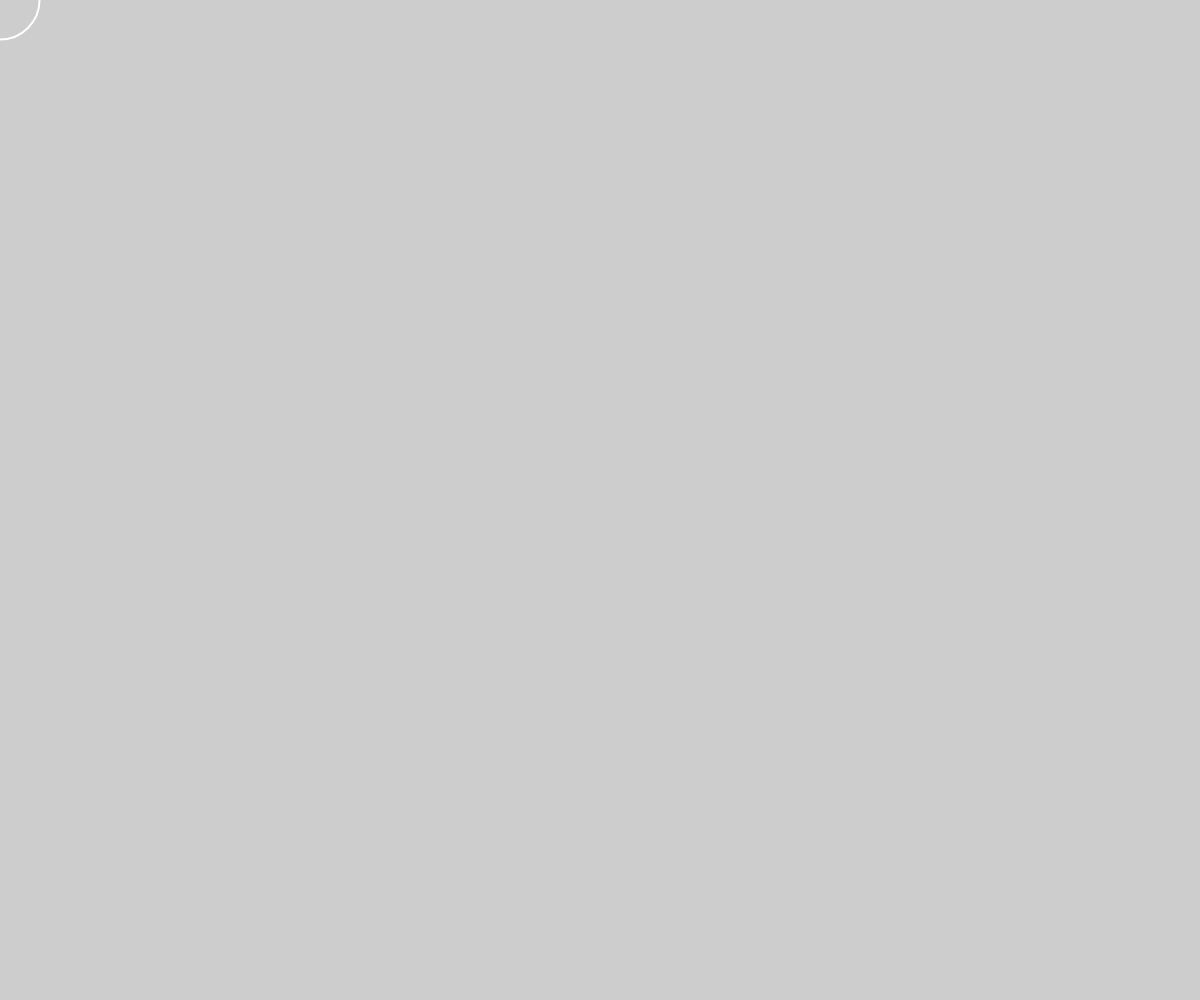
Frame 1 (no input)
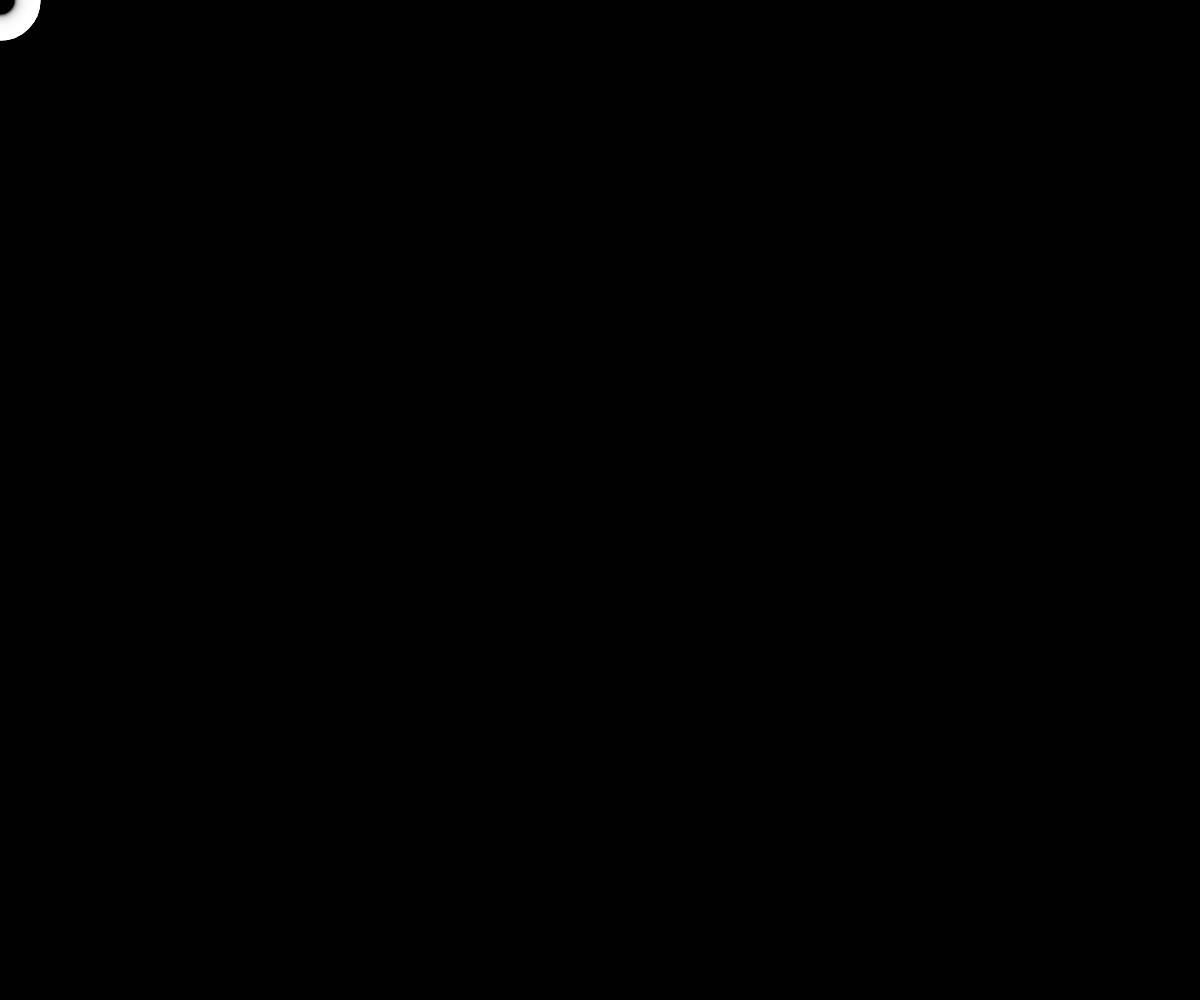
Frame 60 (no input)
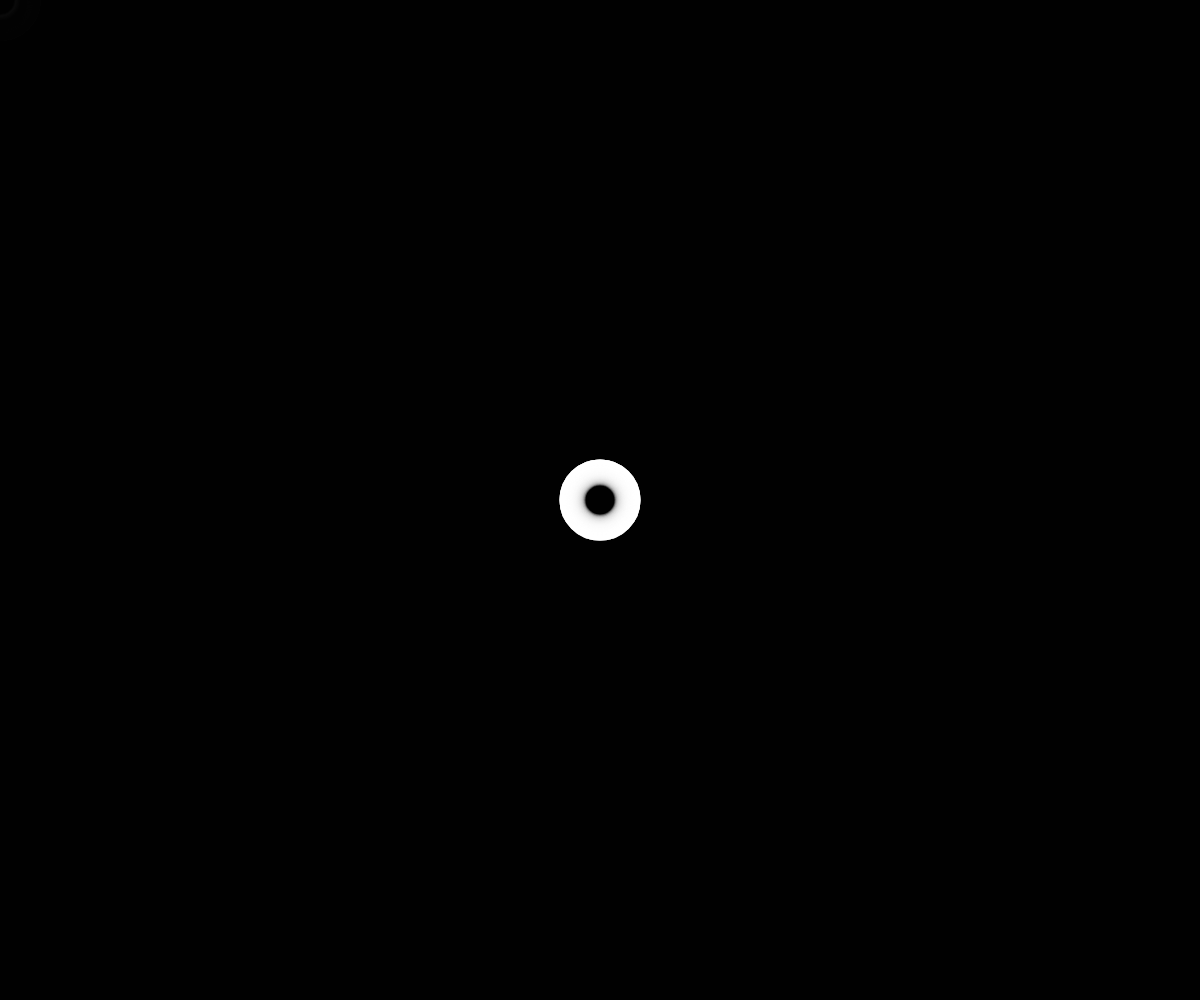
Frame 120 (the mouse pressed at the canvas centre since frame 60)

The p5.js sketch that drew these frames (run headless with seeded random() and noise() and a simulated clock; from frame 60 on, the mouse is pressed at the canvas centre):

// p5.js sketch
// ── sketch.js
let trail = [];

function setup() {
  createCanvas(windowWidth, windowHeight);
  stroke(255, 50);
  strokeWeight(2);
  noFill();
}

function draw() {
  background(0, 50); // Semi-transparent background for fading effect
  trail.push(new Trail(mouseX, mouseY)); // Add new points to the trail
  for (let i = 0; i < trail.length; i++) {
    trail[i].update();
    trail[i].display();
  }
  // Limit the number of points in the trail
  if (trail.length > 50) {
    trail.splice(0, 1);
  }
}

class Trail {
  constructor(x, y) {
    this.x = x;
    this.y = y;
    this.alpha = 255;
    this.radius = 40; // Initial radius - larger size
  }

  update() {
    this.alpha -= 5; // Fade out effect
    this.radius -= 0.5; // Decrease radius over time
    if (this.radius < 0) {
      this.radius = 0; // Ensure radius doesn't become negative
    }
  }

  display() {
    stroke(255, this.alpha); // Apply alpha for fading effect
    ellipse(this.x, this.y, this.radius * 2); // Draw ellipse with doubled radius
  }
}
